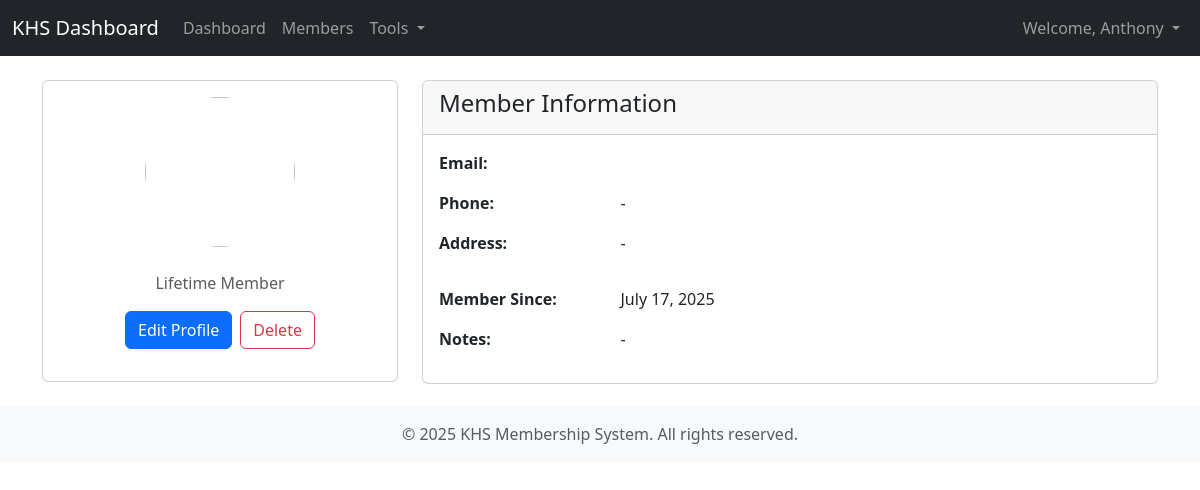
Page /members/735/ (signed in) on the committed database.
### members/models.py (models this page shows)
class Member(AbstractBaseUser, PermissionsMixin):
    MEMBERSHIP_CHOICES = [
        ('S', 'Single'),
        ('D', 'Double'),
        ('L', 'LifeTime'),
        ('G', 'Gardener'),
    ]
    objects = MemberManager()
    USERNAME_FIELD = 'username' # CRUCIAL: Now username is the primary login field
    REQUIRED_FIELDS = ['email', 'first_name', 'last_name'] # email is now a required field along with first/last name
    email = models.EmailField(_('email address'), unique=False) # Email still unique
    is_active = models.BooleanField(
        _('active'),
        default=True,
        help_text=_(
            'Designates whether this user should be treated as active. '
            'Unselect this instead of deleting accounts.'
        ),
    )
    is_staff = models.BooleanField(
        _('staff status'),
        default=False,
        help_text=_('Designates whether the user can log into this admin site.'),
    )
    is_superuser = models.BooleanField(
        _('superuser status'),
        default=False,
        help_text=_(
            'Designates that this user has all permissions without '
            'explicitly assigning them.'
        ),
    )
    username = models.CharField(_('username'), max_length=10,unique = True,blank=True)
    first_name = models.CharField(_('first name'), max_length=50, blank=True)
    last_name = models.CharField(_('last name'), max_length=50, blank=True)
    alt_name = models.CharField(max_length=100, blank=True, null=True)
    phone = models.CharField(
        _('phone number'),
        max_length=15,
        blank=True,
        null=True,
        validators=[
            RegexValidator(
                regex=r'^\+?[0-9]{8,15}$',
                message="Phone number must be 8-15 digits, with optional + prefix"
            )
        ]
    )
    address = models.TextField(_('address'), blank=True, null=True)
    payment_mode = models.CharField(max_length=50, blank=True, null=True)
    order_number = models.CharField(max_length=50, blank=True, null=True,)
    renewal_date = models.DateField(blank=True, null=True)
    contact_point = models.CharField(max_length=100, blank=True, null=True)
    membership_type = models.CharField(
        _('membership type'),
        max_length=1,
        choices=MEMBERSHIP_CHOICES,
        default='S'
    )
    date_joined = models.DateTimeField(_('date joined'), default=timezone.now)
    membership_expiry = models.DateField(_('membership expiry'), blank=True, null=True)
    profile_image = models.ImageField(
        _('profile image'),
        upload_to='members/profile_images/',
        blank=True,
        null=True,
        help_text="Upload a profile picture for this member"
    )
    notes = models.TextField(_('notes'), blank=True, null=True)

### members/views.py (the view)
# urls.py: path('<int:pk>/', MemberDetailView.as_view(), name='detail'),
class MemberDetailView(LoginRequiredMixin, DetailView):
    model = Member
    template_name = 'members/member_detail.html'
    context_object_name = 'member'

### members/templates/members/member_detail.html (shortened to what this page needs)
{% extends 'base.html' %}
{% block content %}
<div class="row">
    <div class="col-md-4">
        <div class="card mb-4">
            <div class="card-body text-center">
                <img src="{{ member.profile_picture.url|default:'/static/images/default-profile.png' }}"
                     class="rounded-circle mb-3" width="150" height="150">
                <p class="text-muted">{{ member.get_membership_type_display }} Member</p>
                <div class="d-flex justify-content-center gap-2 mb-3">
                    <a href="{% url 'members:update' member.pk %}" class="btn btn-primary">
                        Edit Profile
                    </a>
                    <a href="{% url 'members:delete' member.pk %}" class="btn btn-outline-danger">
                        Delete
                    </a>
                </div>
            </div>
        </div>
    </div>
    <div class="col-md-8">
        <div class="card">
            <div class="card-header">
                <h4>Member Information</h4>
            </div>
            <div class="card-body">
                <div class="row mb-3">
                    <div class="col-sm-3 fw-bold">Email:</div>
                    <div class="col-sm-9">{{ member.email }}</div>
                </div>
                <div class="row mb-3">
                    <div class="col-sm-3 fw-bold">Phone:</div>
                    <div class="col-sm-9">{{ member.phone|default:"-" }}</div>
                </div>
                <div class="row mb-3">
                    <div class="col-sm-3 fw-bold">Address:</div>
                    <div class="col-sm-9">{{ member.address|default:"-"|linebreaks }}</div>
                </div>
                <div class="row mb-3">
                    <div class="col-sm-3 fw-bold">Member Since:</div>
                    <div class="col-sm-9">{{ member.date_joined|date:"F j, Y" }}</div>
                </div>
                <div class="row">
                    <div class="col-sm-3 fw-bold">Notes:</div>
                    <div class="col-sm-9">{{ member.notes|default:"-"|linebreaks }}</div>
                </div>
            </div>
        </div>
    </div>
</div>
{% endblock %}

### templates/base.html (shortened to what this page needs)
{% load static %}
<!DOCTYPE html>
<html lang="en">
<head>
    <link href="https://cdn.jsdelivr.net/npm/bootstrap@5.3.3/dist/css/bootstrap.min.css" rel="stylesheet">
    <link rel="stylesheet" href="{% static 'css/style.css' %}">
</head>
<body>
    <nav class="navbar navbar-expand-lg navbar-dark bg-dark">
        <div class="container-fluid">
            <a class="navbar-brand" href="{% url 'members:dashboard' %}">KHS Dashboard</a>
            <div class="collapse navbar-collapse" id="navbarNav">
                <ul class="navbar-nav me-auto mb-2 mb-lg-0">
                    <li class="nav-item">
                        <a class="nav-link {% if request.resolver_match.url_name == 'dashboard' %}active{% endif %}" aria-current="page" href="{% url 'members:dashboard' %}">Dashboard</a>
                    </li>
                    <li class="nav-item">
                        <a class="nav-link {% if request.resolver_match.url_name == 'list' %}active{% endif %}" href="{% url 'members:list' %}">Members</a>
                    </li>
                    <li class="nav-item dropdown">
                        <a class="nav-link dropdown-toggle" href="#" id="navbarDropdown" role="button" data-bs-toggle="dropdown" aria-expanded="false">
                            Tools
                        </a>
                    </li>
                </ul>
                <ul class="navbar-nav ms-auto">
                    {% if user.is_authenticated %}
                        <li class="nav-item dropdown">
                            <a class="nav-link dropdown-toggle" href="#" id="userDropdown" role="button" data-bs-toggle="dropdown" aria-expanded="false">
                                Welcome, {{ user.first_name|default:user.email }}
                            </a>
                        </li>
                    {% else %}
                        <li class="nav-item">
                            <a class="nav-link" href="{% url 'members:login' %}">Login</a>
                        </li>
                    {% endif %}
                </ul>
            </div>
        </div>
    </nav>
    <div class="container mt-4">
        {% block content %}{% endblock %}
    </div>
    <footer class="footer mt-auto py-3 bg-light">
        <div class="container text-center">
            <span class="text-muted">&copy; {% now "Y" %} KHS Membership System. All rights reserved.</span>
        </div>
    </footer>
</body>
</html>

### rows in the picture
Member: first_name "Anthony"
Member: membership_type "Lifetime", phone "-", address "-", date_joined "July 17, 2025", notes "-"
